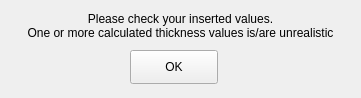
<?xml version="1.0" encoding="UTF-8"?>
<ui version="4.0">
 <class>error_dialog</class>
 <widget class="QWidget" name="error_dialog">
  <property name="windowModality">
   <enum>Qt::NonModal</enum>
  </property>
  <property name="geometry">
   <rect>
    <x>0</x>
    <y>0</y>
    <width>361</width>
    <height>98</height>
   </rect>
  </property>
  <property name="windowTitle">
   <string>Form</string>
  </property>
  <widget class="QPushButton" name="pushButton">
   <property name="geometry">
    <rect>
     <x>130</x>
     <y>50</y>
     <width>88</width>
     <height>34</height>
    </rect>
   </property>
   <property name="text">
    <string>OK</string>
   </property>
  </widget>
  <widget class="QLabel" name="label">
   <property name="geometry">
    <rect>
     <x>0</x>
     <y>0</y>
     <width>361</width>
     <height>51</height>
    </rect>
   </property>
   <property name="text">
    <string>Please check your inserted values.
One or more calculated thickness values is/are unrealistic</string>
   </property>
   <property name="alignment">
    <set>Qt::AlignCenter</set>
   </property>
  </widget>
 </widget>
 <resources/>
 <connections/>
</ui>
